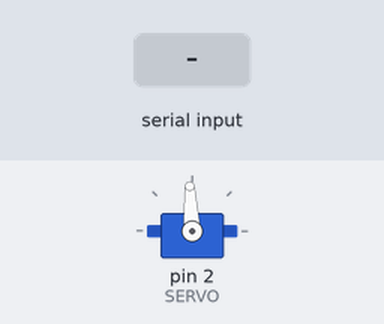
Simulated run of this sketch. Board: Arduino Uno, built with avr-gcc and run on an emulated ATmega328P. Shown: servo. Wiring (inferred from the names in the program): servo: signal pin 2. Inputs (shaded band) come from the test bench. Servo pulses on a pin are drawn as a servo (544–2400 µs = 0–180°); what the sketch prints to the serial monitor is not drawn.

Above: at 1.2 s.
1.3 s: "1\n" received over Serial
At 2.5 s:
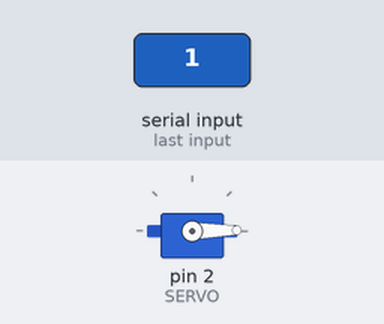
2.8 s: "200\n" received over Serial
Timing chart, 0 to 5.8 s (numbered marks = the images above; inputs shaded):
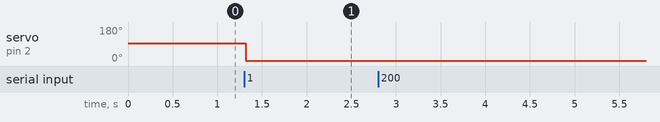

The sketch:

Servo_Control.ino
```cpp
#include <MsTimer2.h>

#define SERVO 2
#define PWM_RANGE_MIN 544 // 0 degree
#define PWM_RANGE_MAX 2400 // 180 degree 

String strAngle; //Angle entered by serial communication
bool flag = false; //Enable when data is entered by serial communications
int dutyHIGH = 1500; // PWM HIGH Duration 
void setup(){
  pinMode(2,OUTPUT);
  MsTimer2::set(20,setServo);
  MsTimer2::start();
  Serial.begin(115200);
  Serial.print("Input Angle 0 ~ 180 : ");
}

void loop(){
  if(flag==1){ // Run when serial data is received       
    flag = 0;
    int temp  = strAngle.toInt();
    strAngle ="";
    if((temp  >=  0) && (temp <= 180))
      dutyHIGH = map(temp, 0,180, PWM_RANGE_MIN, PWM_RANGE_MAX);

    else // for error handling S
      Serial.println("Please Input Reand 0 ~ 180..!");

    Serial.print("Input Angle 0 ~ 180 : ");
  }

}

void setServo(){
  digitalWrite(SERVO,HIGH);
  delayMicroseconds(dutyHIGH);
  digitalWrite(SERVO, LOW);
}

void serialEvent()
{
  char myChar = (char)Serial.read();
  if((myChar >= '0') && (myChar <='9')){// for error handling        
    strAngle += myChar;
  }

  else if(myChar == '\n'){flag = true;}
}
```

Measured:
- after the input at 1.3 s, servo on pin 2 (SERVO): 93° → 1° at once
- after the input at 2.8 s, every drawn part: stays the same
